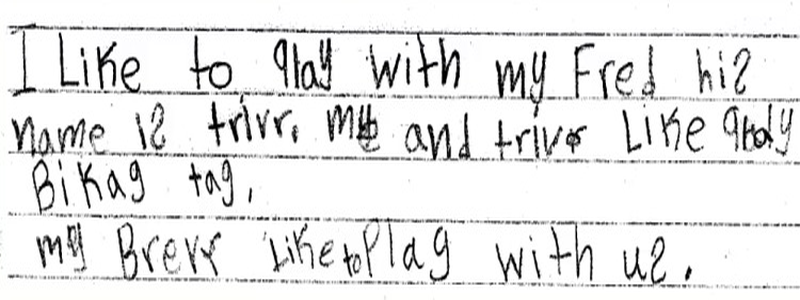
#> input picture Testing_Dataset/0/1.png, 800 x 300 px, found by its file name; its folder holds only this picture in this run
$ jupyter execute --allow-errors code.ipynb   (shell and % lines are left out)   (older library calls are emulated)
#> lines starting #> are read from the running program, lines starting #| are printed output that depends on the picture; after the words box and inside, x2 and y2 are one past the last pixel; in counts of white or black regions, pixels touching at a corner belong together
[cell 1]
import cv2
import os
import numpy as np
from scipy import ndimage as nd
from scipy import ndimage
from matplotlib import pyplot as plt
import joblib
import pressure
import zones
import feature_extraction
from skimage.feature import greycomatrix, greycoprops
from skimage.filters import gabor
from skimage.filters import gabor_kernel
from sklearn.model_selection import train_test_split
from sklearn.neural_network import MLPClassifier
from sklearn.metrics import classification_report
import tensorflow as tf
from tensorflow.keras import datasets, layers, models
import matplotlib.pyplot as plt
from sklearn.metrics import confusion_matrix, accuracy_score
# from sklearn.metrics import plot_confusion_matrix
from sklearn.metrics import confusion_matrix

#> (a cell that did not finish here is left out)

#> (a cell that did not finish here is left out)

[cell 4]
from PIL import Image
import os

def resize_and_pad_images(directory, width, height):
    """
    Resize all images in a directory to a fixed width and height,
    and pad them to ensure uniform dimensions.

    Args:
    - directory: Path to the directory containing images.
    - width: Desired width in pixels.
    - height: Desired height in pixels.
    """
#> called with directory = '/content/sample_data/Dataset3/0', width = 800, height = 300
    for filename in os.listdir(directory):
        filepath = os.path.join(directory, filename)
        try:
            # Open the image
            img = Image.open(filepath)
#> img is the input picture: PIL image 800x300 RGB; mean R, G, B 231.6, 231.6, 231.6

            # Resize the image
            img = img.resize((width, height), Image.ANTIALIAS)

            # Create a new image with the desired dimensions
            padded_img = Image.new("RGB", (width, height), color=(255, 255, 255))  # White background
#> padded_img: PIL image 800x300 RGB; every value is 255

            # Calculate the position to paste the resized image
            left = (width - img.width) // 2
#> left = 0
            top = (height - img.height) // 2
#> top = 0

            # Paste the resized image onto the new image
            padded_img.paste(img, (left, top))

            # Save the padded image, overwriting the original file
            padded_img.save(filepath)
            print(f"Resized and padded {filename} to {width}x{height}")
        except Exception as e:
            print(f"Failed to resize and pad {filename}: {e}")

# Define the directory path
directory = '/content/sample_data/Dataset3/0'

# Define the desired width and height
target_width = 800
target_height = 300

# Resize and pad images
resize_and_pad_images(directory, target_width, target_height)

[cell 5]
from PIL import Image
import os

def resize_and_pad_images(directory, width, height):
    """
    Resize all images in a directory to a fixed width and height,
    and pad them to ensure uniform dimensions.

    Args:
    - directory: Path to the directory containing images.
    - width: Desired width in pixels.
    - height: Desired height in pixels.
    """
#> called with directory = '/content/sample_data/Dataset3/1', width = 800, height = 300
    for filename in os.listdir(directory):
        filepath = os.path.join(directory, filename)
        try:
            # Open the image
            img = Image.open(filepath)

            # Resize the image
            img = img.resize((width, height), Image.ANTIALIAS)

            # Create a new image with the desired dimensions
            padded_img = Image.new("RGB", (width, height), color=(255, 255, 255))  # White background

            # Calculate the position to paste the resized image
            left = (width - img.width) // 2
            top = (height - img.height) // 2

            # Paste the resized image onto the new image
            padded_img.paste(img, (left, top))

            # Save the padded image, overwriting the original file
            padded_img.save(filepath)
            print(f"Resized and padded {filename} to {width}x{height}")
        except Exception as e:
            print(f"Failed to resize and pad {filename}: {e}")

# Define the directory path
directory = '/content/sample_data/Dataset3/1'

# Define the desired width and height
target_width = 800
target_height = 300

# Resize and pad images
#> (the rest of this cell did not finish here and is left out)

[cell 6]
ANN_DATA1=[]
S_Data=[]
S_label=[]
cnt=0
cw_directory = os.getcwd()
H_dataset = '/content/sample_data/Dataset3'
#> (the rest of this cell did not finish here and is left out)

[cell 7]
#image to text model

[cell 8]
import pandas as pd
import numpy as np
from sklearn.linear_model import LogisticRegression
from sklearn.metrics import confusion_matrix
import seaborn as sns
from sklearn.tree import DecisionTreeClassifier
from sklearn.svm import SVC
import pickle as pkl
import m2cgen

#> (a cell that did not finish here is left out)

Training a Logistic regression Model

[cell 10]
model_logistic = LogisticRegression()
#> (the rest of this cell did not finish here and is left out)

[cell 11]
# sns.heatmap(confusion_matrix(model_logistic.predict(x_train), y_train), annot=True)

Training a Decision Tree classifier

[cell 12]
model_DT = DecisionTreeClassifier()
#> (the rest of this cell did not finish here and is left out)

#> (a cell that did not finish here is left out)

[cell 14]
# sns.heatmap(confusion_matrix(model_DT.predict(x_test), y_test), annot=True)

[cell 15]
# sns.heatmap(confusion_matrix(model_DT.predict(x_train), y_train), annot=True)

[cell 16]
model_svc_linear = SVC(kernel = 'linear',gamma = 'scale', shrinking = False,)
#> (the rest of this cell did not finish here and is left out)

#> (a cell that did not finish here is left out)

[cell 18]
pkl.dump(model_DT, open("Decision_tree_model.sav", 'wb'))

[cell 19]
## MLP Training
model1 = MLPClassifier(activation='relu', verbose=True,
                                       hidden_layer_sizes=(200,), batch_size=40)
#> (the rest of this cell did not finish here and is left out)

[cell 20]
## Train SVM
from sklearn.svm import SVC
def train_SVM(featuremat,label):
    clf = SVC(kernel = 'rbf', random_state = 0)
    clf.fit(np.array(S_Data), np.array(S_label))
    y_pred = clf.predict(np.array(featuremat))
    # plot_confusion_matrix(clf, np.array(featuremat), np.array(label))
    plt.show()
    print("SVM Accuracy",accuracy_score(label,y_pred))
    return clf

#> (the rest of this cell did not finish here and is left out)

[cell 21]
# testing code

#> (a cell that did not finish here is left out)

[cell 23]
def compute_feats(image, kernels):
    feats = np.zeros((len(kernels), 2), dtype=np.double)
    for k, kernel in enumerate(kernels):
        filtered = nd.convolve(image, kernel, mode='wrap')
        feats[k, 0] = filtered.mean()
        feats[k, 1] = filtered.var()
    return feats

def GLCM_Feature(cropped):
    # GLCM Feature extraction
    glcm = greycomatrix(cropped, [1, 2], [0, np.pi/2], levels=256, normed=True, symmetric=True)
    dissim = (greycoprops(glcm, 'dissimilarity'))
    dissim=np.reshape(dissim, dissim.size)
    correl = (greycoprops(glcm, 'correlation'))
    correl=np.reshape(correl,correl.size)
    energy = (greycoprops(glcm, 'energy'))
    energy=np.reshape(energy,energy.size)
    contrast= (greycoprops(glcm, 'contrast'))
    contrast= np.reshape(contrast,contrast.size)
    homogen= (greycoprops(glcm, 'homogeneity'))
    homogen = np.reshape(homogen,homogen.size)
    asm =(greycoprops(glcm, 'ASM'))
    asm = np.reshape(asm,asm.size)
    glcm = glcm.flatten()
    Mn=sum(glcm)
    Glcm_feature = np.concatenate((dissim,correl,energy,contrast,homogen,asm,Mn),axis=None)
    return Glcm_feature

[cell 24]
from google.colab.patches import cv2_imshow

[cell 25]
# from PIL import Image
# import os

# def resize_and_pad_images(directory, width, height):
#     """
#     Resize all images in a directory to a fixed width and height,
#     and pad them to ensure uniform dimensions.

#     Args:
#     - directory: Path to the directory containing images.
#     - width: Desired width in pixels.
#     - height: Desired height in pixels.
#     """
#     for filename in os.listdir(directory):
#         filepath = os.path.join(directory, filename)
#         try:
#             # Open the image
#             img = Image.open(filepath)

#             # Resize the image
#             img = img.resize((width, height), Image.ANTIALIAS)

#             # Create a new image with the desired dimensions
#             padded_img = Image.new("RGB", (width, height), color=(255, 255, 255))  # White background

#             # Calculate the position to paste the resized image
#             left = (width - img.width) // 2
#             top = (height - img.height) // 2

#             # Paste the resized image onto the new image
#             padded_img.paste(img, (left, top))

#             # Save the padded image, overwriting the original file
#             padded_img.save(filepath)
#             print(f"Resized and padded {filename} to {width}x{height}")
#         except Exception as e:
#             print(f"Failed to resize and pad {filename}: {e}")

# # Define the directory path
# directory = '/content/akshat_non_dys.png'

# # Define the desired width and height
# target_width = 300
# target_height = 200

# # Resize and pad images
# resize_and_pad_images(directory, target_width, target_height)

[cell 26]
from PIL import Image
import os

def resize_and_pad_images(directory, width, height):
    """
    Resize all images in a directory to a fixed width and height,
    and pad them to ensure uniform dimensions.

    Args:
    - directory: Path to the directory containing images.
    - width: Desired width in pixels.
    - height: Desired height in pixels.
    """
#> called with directory = '/content/sample_data/Dataset3/1', width = 800, height = 300
    filepath = '/content/24.png'
    try:
        # Open the image
        img = Image.open(filepath)
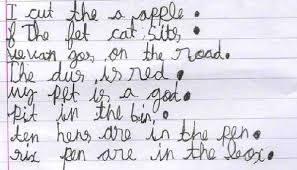
#> input picture Dataset_for_handwriting_model/Dyslexic/24.png, 297 x 170 px, found by its file name
#> img is the input picture: PIL image 297x170 RGB; mean R, G, B 221.1, 219.7, 227.4

        # Resize the image
        img = img.resize((width, height), Image.ANTIALIAS)
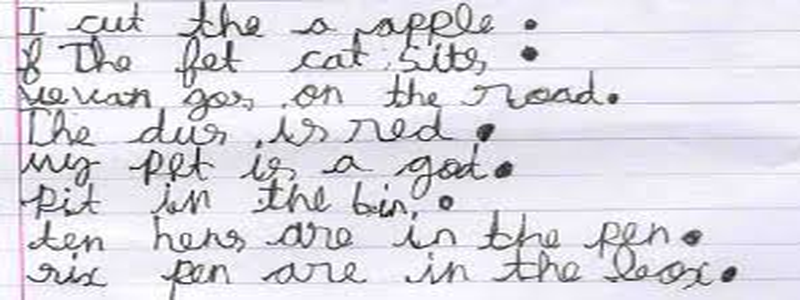
#> img: PIL image 800x300 RGB; mean R, G, B 221, 219.6, 227.2

        # Create a new image with the desired dimensions
        padded_img = Image.new("RGB", (width, height), color=(255, 255, 255))  # White background

        # Calculate the position to paste the resized image
        left = (width - img.width) // 2
#> left = 0
        top = (height - img.height) // 2
#> top = 0

        # Paste the resized image onto the new image
        padded_img.paste(img, (left, top))

        # Save the padded image, overwriting the original file
        padded_img.save(filepath)
        print(f"Resized and padded {filename} to {width}x{height}")
    except Exception as e:
        print(f"Failed to resize and pad {filename}: {e}")


# Define the desired width and height
target_width = 800
target_height = 300

# Resize and pad images
#> (the rest of this cell did not finish here and is left out)

[cell 27]
list1= ['strong personality', 'moderate personality' , 'weak personality']

    #Read Image
# S_filename = filedialog.askopenfilename(title='Select Signature Image')
S_img = cv2.imread('24.png')

if len(S_img.shape) == 3:
    G_img = cv2.cvtColor(S_img, cv2.COLOR_RGB2GRAY)
else:
    G_img=S_img.copy()

cv2_imshow(G_img)
cv2.waitKey(0)

[cell 28]
#Gaussian Filter and thresholding image
blur_radius = 2
blurred_image = ndimage.gaussian_filter(G_img, blur_radius)
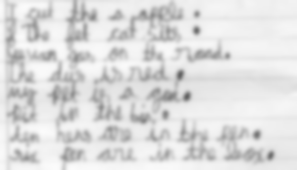
#> blurred_image: shape (170, 297); min 99, max 251, mean 221.4
threshold, binarized_image = cv2.threshold(blurred_image, 0, 255, cv2.THRESH_BINARY + cv2.THRESH_OTSU)
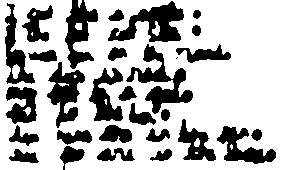
#> binarized_image: shape (170, 297); 71.6% white; 29 black regions (1 under 20 px), largest, box (x1, y1, x2, y2) and area: (126, 44, 193, 114) 1540, (108, 1, 184, 42) 1479, (47, 62, 85, 128) 1173
#> threshold = 211
# cv2_imshow('Segmented Image',binarized_image)
cv2_imshow(binarized_image)
cv2.waitKey(0)
    # Find the center of mass
r, c = np.where(binarized_image == 0)
#> r = 14320 values from 0 to 169; c = 14320 values, max 275 at index 12938, min 5 at index 1242, mean 114.8
r_center = int(r.mean() - r.min())
#> r_center = 86
c_center = int(c.mean() - c.min())
#> c_center = 109

    # Crop the image with a tight box
cropped = G_img[r.min(): r.max(), c.min(): c.max()]
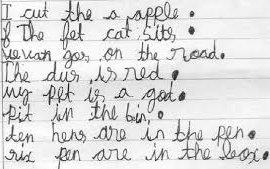
#> cropped: shape (169, 270); min 2, max 255, mean 220.6
